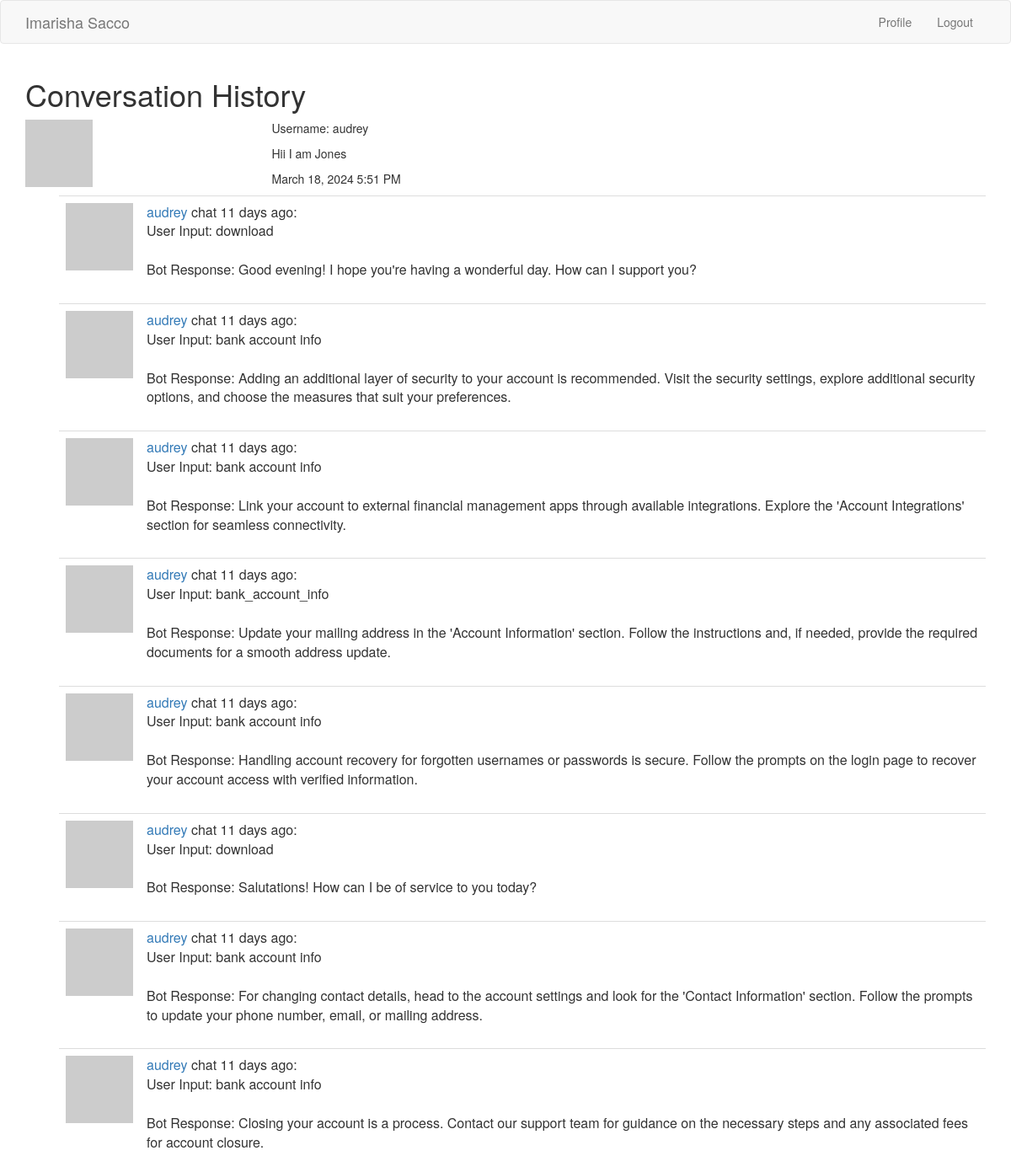
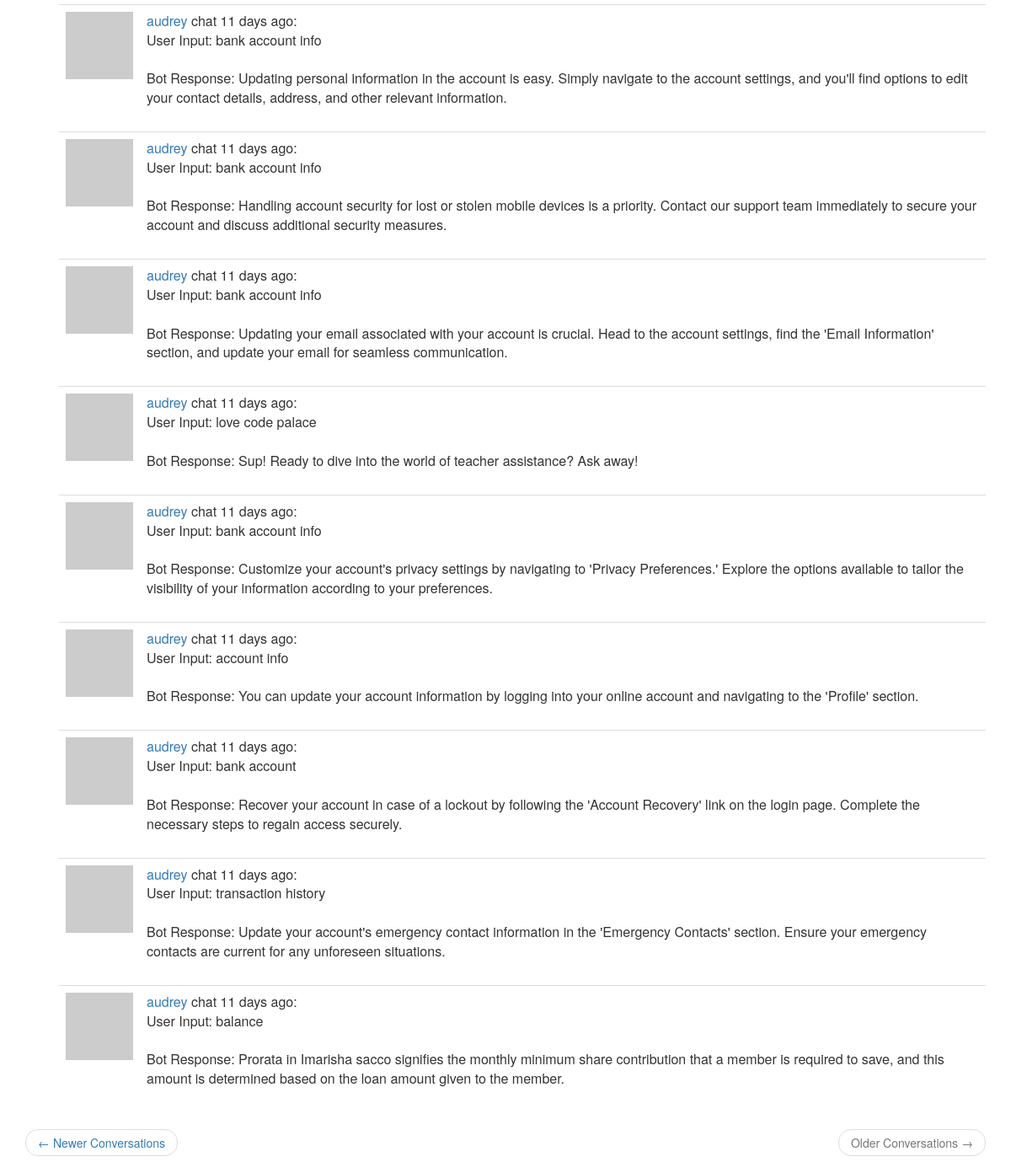
/user/audrey?page=2 (signed in), run on the app's committed database (2 pictures, top to bottom).
### home/models.py (models this page shows, shortened)
class User(UserMixin, db.Model):
    __tablename__ = 'users'
    id = db.Column(db.Integer, primary_key=True)
    username = db.Column(db.String(64), index=True, unique=True)
    email = db.Column(db.String(64), index=True, unique=True)
    password_hash = db.Column(db.String(128))
    about_me = db.Column(db.String(120))
    last_seen = db.Column(db.DateTime, default=datetime.utcnow)
    conversation = db.relationship('Conversation', backref='author', lazy='dynamic')
    bank_account = db.relationship('BankAccount', uselist=False)
    def avatar(self, size):
        digest = md5(self.email.lower().encode('utf-8')).hexdigest()
        return f'https://www.gravatar.com/avatar/{digest}?d=identicon&s={size}'

class Conversation(db.Model):
    __tablename__ = 'conversation'
    id = db.Column(db.Integer, primary_key=True)
    timestamp = db.Column(db.DateTime, default=datetime.utcnow)
    user_input = db.Column(db.String(1000))
    bot_response = db.Column(db.String(1000))
    user_id = db.Column(db.Integer, db.ForeignKey('users.id'))
    def __repr__(self):
        return f"<Conversation {self.id}>"

### home/routes.py (the view)
@app.route('/user/<username>')
@login_required
def user(username):
    user = User.query.filter_by(username=username).first_or_404()
    page = request.args.get('page', 1, type=int)
    conversation_pagination = user.conversation.order_by(Conversation.timestamp.desc()).paginate(
        page=page, per_page=app.config['CONVERSATIONS_PER_PAGE'], error_out=False)
    conversations = conversation_pagination.items
    print(conversations)
    next_url = url_for('user', username=username, page=conversation_pagination.next_num) \
        if conversation_pagination.has_next else None
    prev_url = url_for('chatbot', username=username, page=conversation_pagination.prev_num) \
        if conversation_pagination.has_prev else None
    return render_template(
        'user.html',
        title='Conversation History',
        username=username,
        user=user,
        next_url=next_url,
        prev_url=prev_url,
        conversations=conversations
    )

### home/routes.py (called while the page is built)
@login.user_loader
def load_user(user_id):
    return User.query.get(int(user_id))

@app.before_request
def before_request():
    if current_user.is_authenticated:
        current_user.last_seen = datetime.utcnow()
        db.session.commit()

### home/templates/user.html (shortened to what this page needs)
{% extends 'base.html' %}
{% block app_context %}
<div class="row">
    <div class="col-md-12">
        <h1>{{ title }}</h1>
    </div>
</div>
<div class="row">
    <div class="col-sm-3 text-center">
        <p>
            <img src="{{ user.avatar(70) }}" alt="Avatar" class="img-responsive">
        </p>
    </div>
    <div class="col-sm-9">
        <p>
            Username: {{ user.username }}
        </p>
        {% if user.about_me %}
        <p>
            <span>
                {{ user.about_me }}
            </span>
        </p>
        {% endif %}
        <p>
            <span>
                {{ moment(user.last_seen).format('LLL') }}
            </span>
        </p>
    </div>
</div>
<div class="row">
    <div class="col-sm-12">
        <ul>
            {% for conversation in conversations %}
            {% include 'conversation_history.html'%}
            {% endfor %}
        </ul>
    </div>
</div>
<nav aria-label="...">
    <ul class="pager">
        <li class="previous{% if not prev_url %} disabled{% endif %}">
            <a href="{{ prev_url or '#' }}">
                <span aria-hidden="true">&larr;</span> Newer Conversations
            </a>
        </li>
        <li class="next{% if not next_url %} disabled{% endif %}">
            <a href="{{ next_url or '#' }}">
                Older Conversations <span aria-hidden="true">&rarr;</span>
            </a>
        </li>
    </ul>
</nav>
{% endblock %}

### home/templates/conversation_history.html
<table class="table table-hover">
    <tr valign='top'>
        <td width='70px'>
            <img src=" {{ conversation.author.avatar(36) }} ">
        </td>
        <td>
            <span class="user_popup">
                <a href="{{ url_for('user', username=conversation.author.username) }}">
                    {{ conversation.author.username }}
                </a>
            </span>
            chat
            <span>
            {{ moment(conversation.timestamp).fromNow() }}:
            </span><br>
            <span style="display:left">
                User Input: {{ conversation.user_input }} <br><br>
            </span>
            <span>
                Bot Response: {{ conversation.bot_response }}
            </span>
        </td>
    </tr>
</table>

### data on the page
User: username "audrey", about_me "Hii I am Jones", last_seen "March 18, 2024 5:51 PM"
Conversation: author.username "audrey", timestamp "11 days ago", user_input "download", bot_response "Good evening! I hope you're having a wonderful day. How can I support you?"
Conversation: author.username "audrey", timestamp "11 days ago", user_input "bank account info", bot_response "Adding an additional layer of security to your account is recommended. Visit the security settings, explore additional security options, and choose the measures that suit your preferences."
Conversation: author.username "audrey", timestamp "11 days ago", user_input "bank account info", bot_response "Link your account to external financial management apps through available integrations. Explore the 'Account Integrations' section for seamless connectivity."
Conversation: author.username "audrey", timestamp "11 days ago", user_input "bank_account_info", bot_response "Update your mailing address in the 'Account Information' section. Follow the instructions and, if needed, provide the required documents for a smooth address update."
Conversation: author.username "audrey", timestamp "11 days ago", user_input "bank account info", bot_response "Handling account recovery for forgotten usernames or passwords is secure. Follow the prompts on the login page to recover your account access with verified information."
Conversation: author.username "audrey", timestamp "11 days ago", user_input "download", bot_response "Salutations! How can I be of service to you today?"
Conversation: author.username "audrey", timestamp "11 days ago", user_input "bank account info", bot_response "For changing contact details, head to the account settings and look for the 'Contact Information' section. Follow the prompts to update your phone number, email, or mailing address."
Conversation: author.username "audrey", timestamp "11 days ago", user_input "bank account info", bot_response "Closing your account is a process. Contact our support team for guidance on the necessary steps and any associated fees for account closure."
Conversation: author.username "audrey", timestamp "11 days ago", user_input "bank account info", bot_response "Updating personal information in the account is easy. Simply navigate to the account settings, and you'll find options to edit your contact details, address, and other relevant information."
Conversation: author.username "audrey", timestamp "11 days ago", user_input "bank account info", bot_response "Handling account security for lost or stolen mobile devices is a priority. Contact our support team immediately to secure your account and discuss additional security measures."
Conversation: author.username "audrey", timestamp "11 days ago", user_input "bank account info", bot_response "Updating your email associated with your account is crucial. Head to the account settings, find the 'Email Information' section, and update your email for seamless communication."
Conversation: author.username "audrey", timestamp "11 days ago", user_input "love code palace", bot_response "Sup! Ready to dive into the world of teacher assistance? Ask away!"
Conversation: author.username "audrey", timestamp "11 days ago", user_input "bank account info", bot_response "Customize your account's privacy settings by navigating to 'Privacy Preferences.' Explore the options available to tailor the visibility of your information according to your preferences."
Conversation: author.username "audrey", timestamp "11 days ago", user_input "account info", bot_response "You can update your account information by logging into your online account and navigating to the 'Profile' section."
Conversation: author.username "audrey", timestamp "11 days ago", user_input "bank account", bot_response "Recover your account in case of a lockout by following the 'Account Recovery' link on the login page. Complete the necessary steps to regain access securely."
Conversation: author.username "audrey", timestamp "11 days ago", user_input "transaction history", bot_response "Update your account's emergency contact information in the 'Emergency Contacts' section. Ensure your emergency contacts are current for any unforeseen situations."
Conversation: author.username "audrey", timestamp "11 days ago", user_input "balance", bot_response "Prorata in Imarisha sacco signifies the monthly minimum share contribution that a member is required to save, and this amount is determined based on the loan amount given to the member."

### other printed values
{{ title }} "Conversation History"
